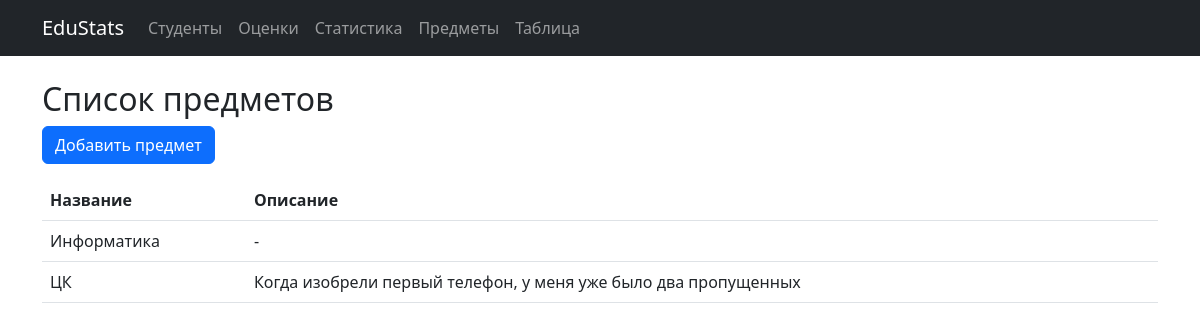
Before: /subjects/ with the older database file.
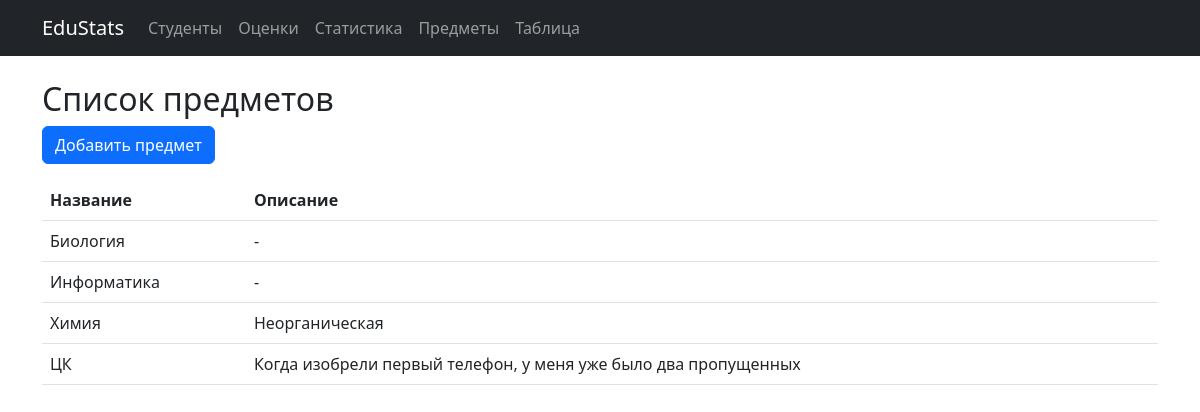
After: the same page with the newer database file.
### edu_stats/models.py (models this page shows, shortened)
class Subject(models.Model):
    name = models.CharField(
        max_length=100,
        verbose_name='Название',
        help_text='Название учебного предмета'
    )
    description = models.TextField(
        verbose_name='Описание',
        blank=True,
        help_text='Краткое описание предмета'
    )
    class Meta:
        verbose_name = 'Предмет'
        verbose_name_plural = 'Предметы'
        ordering = ['name']

### edu_stats/views.py (the view)
# urls.py: path('subjects/', views.SubjectListView.as_view(), name='subjects_list'),
class SubjectListView(ListView):
    model = Subject
    template_name = 'grades/subjects_list.html'
    context_object_name = 'subjects'

### edu_stats/templates/grades/subjects_list.html
{% extends 'grades/base.html' %}
{% block content %}
<h2>Список предметов</h2>
<a href="{% url 'grades:add_subject' %}" class="btn btn-primary mb-3">Добавить предмет</a>
<table class="table">
    <thead>
        <tr>
            <th>Название</th>
            <th>Описание</th>
        </tr>
    </thead>
    <tbody>
        {% for subject in subjects %}
        <tr>
            <td>{{ subject.name }}</td>
            <td>{{ subject.description|default:"-" }}</td>
        </tr>
        {% empty %}
        <tr>
            <td colspan="2">Нет предметов</td>
        </tr>
        {% endfor %}
    </tbody>
</table>
{% endblock %}

Changed rows visible on the page:
added Subject: name "Биология", description "-"
added Subject: name "Химия", description "Неорганическая"
